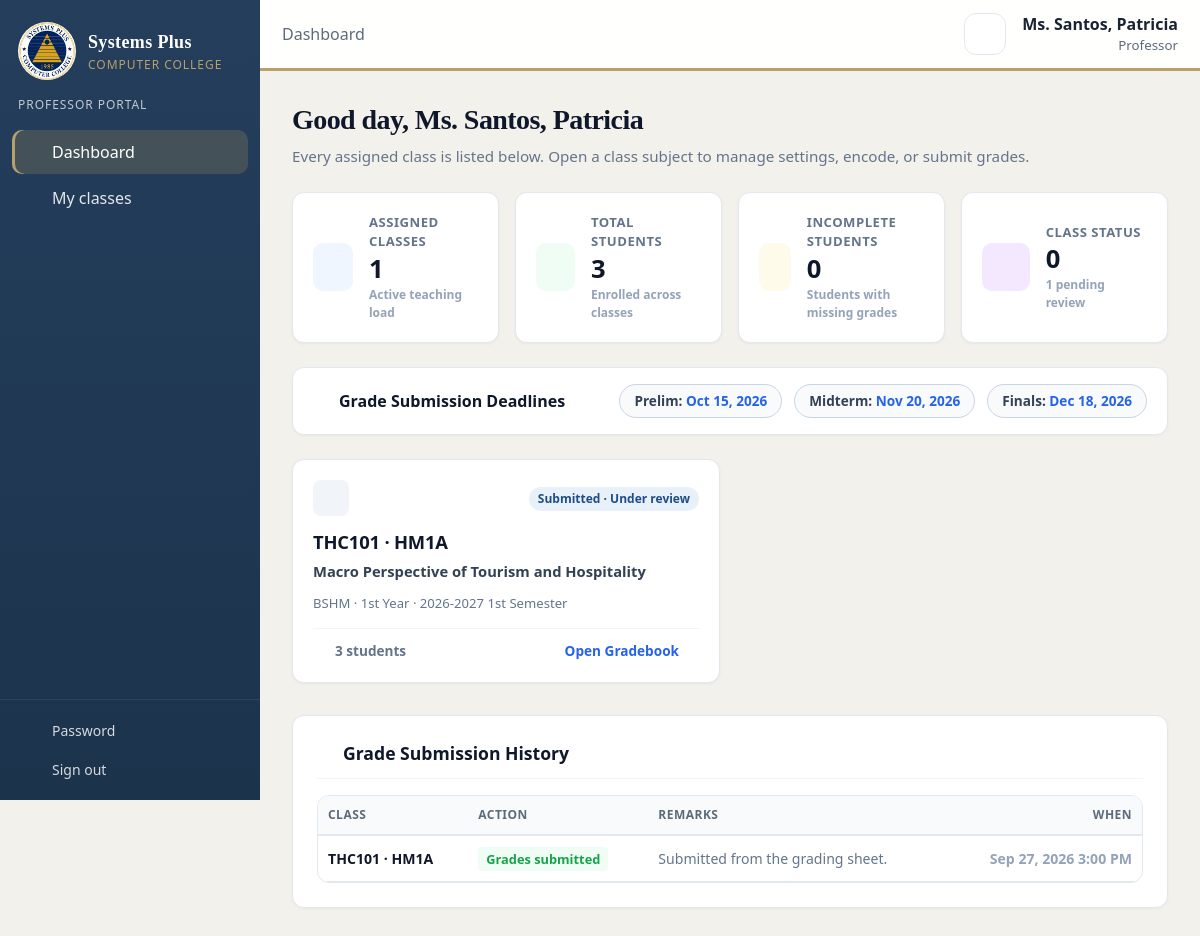
Screenshot of /professor/dashboard.php (signed in) with the database file from the repository.
### tables this page shows
CREATE TABLE users (
    id INT UNSIGNED NOT NULL AUTO_INCREMENT,
    username VARCHAR(60) NOT NULL,
    password_hash VARCHAR(255) NOT NULL,
    full_name VARCHAR(150) NOT NULL,
    title VARCHAR(20) NOT NULL DEFAULT '',
    email VARCHAR(150) DEFAULT NULL,
    is_active TINYINT(1) NOT NULL DEFAULT 1,
    must_change_password TINYINT(1) NOT NULL DEFAULT 1,
    last_login_at DATETIME DEFAULT NULL,
    created_at TIMESTAMP NOT NULL DEFAULT CURRENT_TIMESTAMP,
    PRIMARY KEY (id),
    UNIQUE KEY uniq_users_username (username)
);

CREATE TABLE professor_assignments (
    id INT UNSIGNED NOT NULL AUTO_INCREMENT,
    professor_id INT UNSIGNED NOT NULL,
    subject_id INT UNSIGNED NOT NULL,
    section_id INT UNSIGNED NOT NULL,
    semester_id INT UNSIGNED NOT NULL,
    created_at TIMESTAMP NOT NULL DEFAULT CURRENT_TIMESTAMP,
    PRIMARY KEY (id),
    UNIQUE KEY uniq_assignment (subject_id, section_id, semester_id),
    CONSTRAINT fk_assign_professor FOREIGN KEY (professor_id) REFERENCES professors (id),
    CONSTRAINT fk_assign_subject FOREIGN KEY (subject_id) REFERENCES subjects (id),
    CONSTRAINT fk_assign_section FOREIGN KEY (section_id) REFERENCES sections (id),
    CONSTRAINT fk_assign_semester FOREIGN KEY (semester_id) REFERENCES semesters (id)
);

CREATE TABLE semesters (
    id INT UNSIGNED NOT NULL AUTO_INCREMENT,
    academic_year_id INT UNSIGNED NOT NULL,
    name VARCHAR(40) NOT NULL,
    is_current TINYINT(1) NOT NULL DEFAULT 0,
    prelim_deadline DATE DEFAULT NULL,
    midterm_deadline DATE DEFAULT NULL,
    finals_deadline DATE DEFAULT NULL,
    PRIMARY KEY (id),
    UNIQUE KEY uniq_semester (academic_year_id, name),
    CONSTRAINT fk_semesters_year FOREIGN KEY (academic_year_id) REFERENCES academic_years (id)
);

CREATE TABLE subjects (
    id INT UNSIGNED NOT NULL AUTO_INCREMENT,
    program_id INT UNSIGNED NOT NULL,
    code VARCHAR(20) NOT NULL,
    name VARCHAR(150) NOT NULL,
    year_level VARCHAR(20) NOT NULL,
    PRIMARY KEY (id),
    UNIQUE KEY uniq_subject (program_id, code),
    CONSTRAINT fk_subjects_program FOREIGN KEY (program_id) REFERENCES programs (id)
);

CREATE TABLE sections (
    id INT UNSIGNED NOT NULL AUTO_INCREMENT,
    program_id INT UNSIGNED NOT NULL,
    academic_year_id INT UNSIGNED NOT NULL,
    semester_id INT UNSIGNED NOT NULL,
    year_level VARCHAR(20) NOT NULL,
    name VARCHAR(20) NOT NULL,
    PRIMARY KEY (id),
    UNIQUE KEY uniq_section (program_id, semester_id, year_level, name),
    CONSTRAINT fk_sections_program FOREIGN KEY (program_id) REFERENCES programs (id),
    CONSTRAINT fk_sections_year FOREIGN KEY (academic_year_id) REFERENCES academic_years (id),
    CONSTRAINT fk_sections_semester FOREIGN KEY (semester_id) REFERENCES semesters (id)
);

CREATE TABLE programs (
    id INT UNSIGNED NOT NULL AUTO_INCREMENT,
    code VARCHAR(10) NOT NULL,
    name VARCHAR(150) NOT NULL,
    PRIMARY KEY (id),
    UNIQUE KEY uniq_programs_code (code)
);

CREATE TABLE academic_years (
    id INT UNSIGNED NOT NULL AUTO_INCREMENT,
    label VARCHAR(20) NOT NULL,
    is_current TINYINT(1) NOT NULL DEFAULT 0,
    PRIMARY KEY (id),
    UNIQUE KEY uniq_years_label (label)
);

CREATE TABLE submission_reviews (
    id INT UNSIGNED NOT NULL AUTO_INCREMENT,
    submission_id INT UNSIGNED NOT NULL,
    reviewer_id INT UNSIGNED NOT NULL,
    action VARCHAR(20) NOT NULL,
    from_status VARCHAR(40) NOT NULL,
    to_status VARCHAR(40) NOT NULL,
    remarks TEXT,
    created_at TIMESTAMP NOT NULL DEFAULT CURRENT_TIMESTAMP,
    PRIMARY KEY (id),
    KEY idx_reviews_submission (submission_id),
    CONSTRAINT fk_reviews_submission FOREIGN KEY (submission_id) REFERENCES grade_submissions (id),
    CONSTRAINT fk_reviews_user FOREIGN KEY (reviewer_id) REFERENCES users (id)
);

### professor/dashboard.php (the view, shortened to what the rows shown need)
<?php
require_once __DIR__ . '/../includes/bootstrap.php';
require_once __DIR__ . '/../includes/auth.php';
require_once __DIR__ . '/../includes/gradebook.php';
require_once __DIR__ . '/../includes/layout.php';
$user = require_portal('professor');
$classes = professor_class_rows((int) $user['id']);
$history = db()->prepare(
    'SELECT sr.action, sr.to_status, sr.remarks, sr.created_at,
            s.code AS subject_code, sec.name AS section_name
     FROM submission_reviews sr
     JOIN grade_submissions gs ON gs.id = sr.submission_id
     JOIN professor_assignments pa ON pa.id = gs.assignment_id
     JOIN professors pr ON pr.id = pa.professor_id
     JOIN subjects s ON s.id = pa.subject_id
     JOIN sections sec ON sec.id = pa.section_id
     WHERE pr.user_id = ?
       AND sr.action IN ("submit", "return")
     ORDER BY sr.id DESC
     LIMIT 12'
);
$history->execute([(int) $user['id']]);
$history = $history->fetchAll();
layout_start('Dashboard', 'dash', [['label' => 'Dashboard']]);
?>
<div class="page-head" style="margin-bottom: 24px;">
    <div>
        <h1 style="margin: 0; font-size: 1.75rem; font-weight: 800; color: #0f172a;">
            Good day, <?= h(display_name($user)) ?>
        </h1>
        <p class="lede" style="margin-top: 4px; color: #64748b; font-size: 0.95rem;">
            Every assigned class is listed below. Open a class subject to manage settings, encode, or submit grades.
        </p>
    </div>
</div>
<div class="deadline-card">
    <?php if ($classes === []): ?>
        <span style="color: #94a3b8; font-size: 0.9rem;">No class assigned yet.</span>
    <?php else: ?>
        <div class="deadline-pills">
            <div class="deadline-pill">Prelim: <strong><?= h(fmt_date($classes[0]['prelim_deadline'])) ?></strong></div>
            <div class="deadline-pill">Midterm: <strong><?= h(fmt_date($classes[0]['midterm_deadline'])) ?></strong></div>
            <div class="deadline-pill">Finals: <strong><?= h(fmt_date($classes[0]['finals_deadline'])) ?></strong></div>
        </div>
    <?php endif; ?>
</div>
<section style="margin-bottom: 32px;">
    <?php if ($classes === []): ?>
        <div style="background: #ffffff; padding: 32px; text-align: center; border-radius: 12px; border: 1px solid #e2e8f0; color: #94a3b8;">
            No class is assigned to this account yet.
        </div>
    <?php else: ?>
        <?php require __DIR__ . '/views/class_cards.php'; ?>
    <?php endif; ?>
</section>
<section style="background: #ffffff; border-radius: 12px; border: 1px solid #e2e8f0; padding: 24px; box-shadow: 0 1px 3px rgba(0,0,0,0.04);">
    <div style="display: flex; align-items: center; gap: 8px; margin-bottom: 16px; padding-bottom: 12px; border-bottom: 1px solid #f1f5f9;">
        <h2 style="margin: 0; font-size: 1.1rem; font-weight: 700; color: #0f172a; display: flex; align-items: center; gap: 8px;">
            <?= icon('audit') ?> Grade Submission History
        </h2>
    </div>
    <?php if ($history === []): ?>
        <p style="margin: 0; color: #94a3b8; font-size: 0.9rem; text-align: center; padding: 16px 0;">
            No grades have been submitted yet.
        </p>
    <?php else: ?>
        <div class="table-wrap" style="overflow-x: auto;">
            <table style="width: 100%; border-collapse: collapse; font-size: 0.88rem; text-align: left;">
                <thead>
                    <tr style="border-bottom: 2px solid #e2e8f0; color: #475569;">
                        <th style="padding: 10px; font-weight: 700;">Class</th>
                        <th style="padding: 10px; font-weight: 700;">Action</th>
                        <th style="padding: 10px; font-weight: 700;">Remarks</th>
                        <th style="padding: 10px; font-weight: 700; text-align: right;">When</th>
                    </tr>
                </thead>
                <tbody>
                <?php foreach ($history as $item): ?>
                    <tr style="border-bottom: 1px solid #f1f5f9;">
                        <td style="padding: 12px 10px; font-weight: 700; color: #0f172a;">
                            <?= h($item['subject_code'] . ' · ' . $item['section_name']) ?>
                        </td>
                        <td style="padding: 12px 10px;">
                            <?php if ($item['action'] === 'return'): ?>
                                <span style="background: #fef2f2; color: #dc2626; padding: 3px 8px; border-radius: 4px; font-weight: 700; font-size: 0.8rem;">
                                    Returned for correction
                                </span>
                            <?php else: ?>
                                <span style="background: #f0fdf4; color: #16a34a; padding: 3px 8px; border-radius: 4px; font-weight: 700; font-size: 0.8rem;">
                                    Grades submitted
                                </span>
                            <?php endif; ?>
                        </td>
                        <td style="padding: 12px 10px; color: #64748b;">
                            <?= h((string) $item['remarks']) ?: '—' ?>
                        </td>
                        <td style="padding: 12px 10px; text-align: right; color: #94a3b8; font-weight: 600;">
                            <?= fmt_when($item['created_at']) ?>
                        </td>
                    </tr>
                <?php endforeach; ?>
                </tbody>
            </table>
        </div>
    <?php endif; ?>
</section>
<?php layout_end(); ?>

### includes/layout.php (shortened to what the rows shown need)
<?php
function icon(string $name): string
{
    $body = $paths[$name] ?? $paths['record'];
    return '<svg class="ico" viewBox="0 0 24 24" fill="none" stroke="currentColor" stroke-width="1.75" stroke-linecap="round" stroke-linejoin="round" aria-hidden="true">' . $body . '</svg>';
}
function nav_items(array $user): array
{
    if (($user['portal'] ?? '') === 'professor') {
        return [
            ['id' => 'dash', 'href' => 'professor/dashboard.php', 'icon' => 'dashboard', 'label' => 'Dashboard'],
            ['id' => 'classes', 'href' => 'professor/classes.php', 'icon' => 'classes', 'label' => 'My classes'],
        ];
    }
    $items = [
        ['id' => 'dash', 'href' => 'admin/dashboard.php', 'icon' => 'dashboard', 'label' => 'Dashboard'],
    ];
    return $items;
}
function layout_start(string $title, string $active, array $crumbs = [], string $bodyClass = '', array $side = []): void
{
    $user = current_user();
    ?>
<!DOCTYPE html>
<html lang="en">
<head>
    <link rel="stylesheet" href="<?= h(asset_url('assets/css/app.css')) ?>">
</head>
<body class="<?= h($bodyClass) ?>">
<div class="shell">
            <?php foreach (nav_items($user) as $item): ?>
                <a class="<?= $item['id'] === $active ? 'is-active' : '' ?>" href="<?= h(url($item['href'])) ?>"><?= icon($item['icon']) ?><span><?= h($item['label']) ?></span></a>
            <?php endforeach; ?>
    <div class="workspace">
        <header class="topbar">
            <div class="top-actions">
                <div class="who">
                    <strong><?= h(display_name($user)) ?></strong>
                    <small><?= h($user['role_label']) ?></small>
                </div>
            </div>
        </header>
        <main id="content" class="content">
    <?php
}
function layout_end(string $extraJs = ''): void
{
    ?>
        </main>
    </div>
</div>
<?php
    $viewer = function_exists('current_user') ? current_user() : null;
    if ($viewer && ($viewer['portal'] ?? '') === 'professor') {
        require_once __DIR__ . '/gradebook.php';
    } elseif ($viewer && ($viewer['portal'] ?? '') === 'admin') {
        require_once __DIR__ . '/gradebook.php';
        $offlinePages = offline_admin_urls($viewer);
    } else {
        $offlinePages = [];
    }
    ?>
</body>
</html>
    <?php
}

### professor/views/class_cards.php (shortened to what the rows shown need)
<div class="class-grid">
    <?php foreach ($classes as $class): ?>
        <?php
        $status = (string) ($class['status'] ?? 'draft');
        $professorStatus = match ($status) {
            'draft' => 'Draft',
            'returned' => 'Returned for correction',
            'registrar_finalized' => 'Finalized',
            default => 'Submitted · Under review',
        };
        ?>
        <a class="modern-class-card" href="<?= h(url('professor/class.php', ['id' => $class['id']])) ?>">
            <div>
                <div class="class-card-top-bar">
                    <div class="class-icon-wrapper">
                        <?= icon('classes') ?>
                    </div>
                    <div>
                        <?= badge($professorStatus, $status) ?>
                    </div>
                </div>
                <h3 class="class-card-heading">
                    <?= h($class['subject_code']) ?> · <?= h($class['section_name']) ?>
                </h3>
                <p class="class-subject-title">
                    <?= h($class['subject_name']) ?>
                </p>
                <p class="class-meta-info">
                    <?= h($class['program_code']) ?> · <?= h($class['year_level']) ?> · <?= h($class['year_label']) ?> <?= h($class['semester_name']) ?>
                </p>
            </div>
            <div class="class-card-bottom">
                <span style="display: inline-flex; align-items: center; gap: 6px;"><?= icon('students') ?> <?= (int) $class['student_count'] ?> students</span>
                <span class="open-link-action">Open Gradebook <?= icon('open') ?></span>
            </div>
        </a>
    <?php endforeach; ?>
</div>

### includes/bootstrap.php (shortened to what the rows shown need)
<?php
require_once __DIR__ . '/../config/database.php';
function h(?string $value): string
{
    return htmlspecialchars($value ?? '', ENT_QUOTES, 'UTF-8');
}
function url(string $path = '', array $query = []): string
{
    $fragment = '';
    $hash = strpos($path, '#');
    $qpos = strpos($path, '?');
    $base = rtrim(APP_BASE_PATH, '/');
    $path = ltrim($path, '/');
    $full = $path === '' ? $base : ($base === '' ? '/' . $path : $base . '/' . $path);
    if ($full === '') {
        $full = '/';
    }
    $parts = explode('/', $full);
    $encoded = implode('/', array_map(static fn (string $part): string => rawurlencode($part), $parts));
    if ($query !== []) {
        $encoded .= '?' . http_build_query($query);
    }
    return $encoded;
}
    ?>
    <?php
function asset_url(string $path): string
{
    $relative = ltrim($path, '/');
    $file = dirname(__DIR__) . DIRECTORY_SEPARATOR . str_replace('/', DIRECTORY_SEPARATOR, $relative);
    $query = is_file($file) ? ['v' => (string) filemtime($file)] : [];
    return url($relative, $query);
}
function fmt_date(?string $value): string
{
    $time = strtotime($value);
    return $time === false ? h($value) : date('M j, Y', $time);
}
function fmt_when(?string $value): string
{
    $time = strtotime($value);
    return $time === false ? h($value) : date('M j, Y g:i A', $time);
}
function badge(string $label, ?string $key = null): string
{
    $key = $key ?? $label;
    $class = [
        'draft' => 'muted',
        'submitted' => 'info',
        'returned' => 'warn',
        'chair_verified' => 'info',
        'oic_approved' => 'info',
        'osa_endorsed' => 'info',
        'registrar_finalized' => 'ok',
        'Possible PL' => 'ok',
        'Possible DL' => 'ok',
        'Not Eligible' => 'warn',
        'Pending' => 'muted',
        'Final Approved' => 'gold',
        'chair_review' => 'info',
        'chair_endorsed' => 'info',
        'chair_returned' => 'warn',
        'chair_rejected' => 'bad',
        'oic_returned' => 'warn',
        'oic_rejected' => 'bad',
        'osa_approved' => 'ok',
        'osa_rejected' => 'bad',
        'osa_deferred' => 'warn',
        'registrar_returned' => 'warn',
        'registrar_verified' => 'gold',
        'Returned' => 'warn',
        'PASSED' => 'ok',
        'FAILED' => 'bad',
        'INC' => 'warn',
        'Regular' => 'info',
        'Irregular' => 'muted',
        'assigned' => 'ok',
        'revoked' => 'bad',
    ][$key] ?? 'muted';
    return '<span class="badge badge-' . $class . '">' . h($label) . '</span>';
}

### rows the page displays
users: display_name($user) "Ms. Santos, Patricia"
professor_assignments: semester.prelim_deadline "Oct 15, 2026", semester.midterm_deadline "Nov 20, 2026", semester.finals_deadline "Dec 18, 2026", label "Submitted · Under review", subject.code "THC101", section.name "HM1A", subject.name "Macro Perspective of Tourism and Hospitality", programs.code "BSHM", section.year_level "1st Year", academic_years.label "2026-2027", semester.name "1st Semester", student_count "3"
submission_reviews: subjects.code "THC101 · HM1A", action "Grades submitted", remarks "Submitted from the grading sheet.", created_at "Sep 27, 2026 3:00 PM"

### other values shown
$item['label'] "Dashboard"
$item['label'] "My classes"
$crumb['label'] "Dashboard"
$user['role_label'] "Professor"
count($classes) "1"
$students "3"
$incompleteStudents "0"
$drafts + $returned "0"
$submitted "1"
